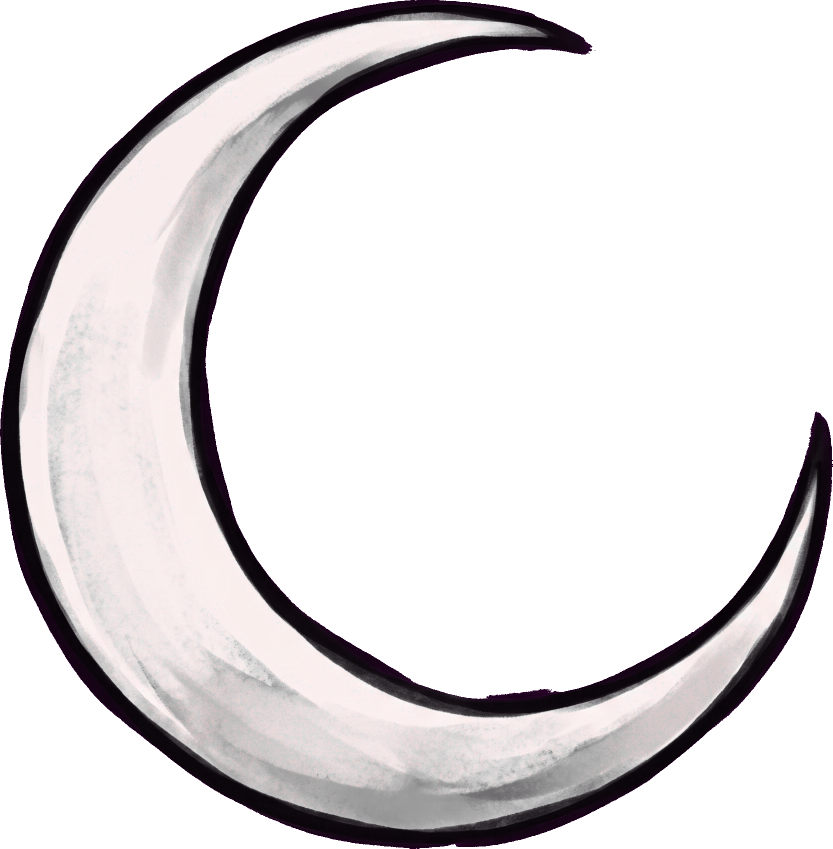
#> input picture projects/ashes-to-stars/art/out_p23_fx/fx_slash.png, 1665 x 1697 px (shown at 1/2 size)
$ python optimize_fx_slash.py
#> lines starting #> are read from the running program, lines starting #| are printed output that depends on the picture; after the words box and inside, x2 and y2 are one past the last pixel; in counts of white or black regions, pixels touching at a corner belong together
### projects/ashes-to-stars/art/knock_bg.py
"""스프라이트 배경 제거 — 마젠타가 없어도 작동한다.

왜 생겼나(2026-08-18 실측, 클로드): spec_p22 첫 6장은 칸 안이 흰색·회색·남색이고
마젠타는 칸 사이 줄뿐이거나 아예 없었다. `chroma_key`는 #FF00FF만 지운다.
흰 배경을 '흰 픽셀 전부'로 지우면 할로우 가면(뼈색 흰색)이 같이 판다.

규칙:
  1. 마젠타(#FF00FF 근처)는 거리로 지운다(기존 크로마 + 디스필).
  2. 남은 불투명이 가장자리에 닿아 있고 그 색이 배경처럼 보이면, **가장자리에서만**
     같은 색을 따라 지운다. 검은 외곽선이 가면을 지킨다.
  3. 작은 덩어리(WALK L 같은 라벨)는 버린다.
  4. 너무 많이 지워지면 되돌린다 — 어두운 FX를 통째로 삼키지 않기 위해.
"""
from __future__ import annotations

from collections import deque

import numpy as np
from PIL import Image

CHROMA = np.array([255, 0, 255], dtype=np.int16)
CHROMA_TOL = 120
FLOOD_TOL = 32
LIGHT_L = 140          # 흰·밝은 회색 배경
MIN_KEEP_FRAC = 0.12   # 원래 불투명의 이 비율 아래로 내려가면 플러드 취소
SMALL_FRAC = 0.08      # 제일 큰 덩어리 대비 이보다 작으면 라벨


def _despill(rgb: np.ndarray, keep: np.ndarray) -> np.ndarray:
    r, g, b = rgb[..., 0], rgb[..., 1], rgb[..., 2]
    spill = np.minimum(r, b) - g
    hit = keep & (spill > 0)
    cap = g + np.maximum(0, (spill * 0.25).astype(np.int16))
    out = rgb.copy()
    out[..., 0] = np.where(hit, np.minimum(r, cap), r)
    out[..., 2] = np.where(hit, np.minimum(b, cap), b)
    return np.clip(out, 0, 255).astype(np.uint8)


def _chroma_mask(rgb: np.ndarray, tol: int = CHROMA_TOL) -> np.ndarray:
    d2 = ((rgb.astype(np.int32) - CHROMA.astype(np.int32)) ** 2).sum(axis=2)
    near = d2 < (tol * tol)
    # 힉스가 내는 '마젠타'는 #FF00FF가 아니라 분홍(184,63,145)인 경우가 많다.
    r = rgb[..., 0].astype(np.int16)
    g = rgb[..., 1].astype(np.int16)
    b = rgb[..., 2].astype(np.int16)
    pink = (r > 150) & (b > 120) & (g < np.minimum(r, b) - 25)
    return near | pink


# [31 lines left out: functions _checker_mask, _harsh_checker_mask, not called in this run]


def _corner_is_checker(rgb: np.ndarray) -> bool:
    h, w = rgb.shape[:2]
    p = min(14, h // 5 or 1, w // 5 or 1)
    boxes = ((0, 0, p, p), (0, w - p, p, w), (h - p, 0, h, p), (h - p, w - p, h, w))
    r = rgb[..., 0].astype(np.int16)
    g = rgb[..., 1].astype(np.int16)
    b = rgb[..., 2].astype(np.int16)
    gray = (np.abs(r - g) < 28) & (np.abs(g - b) < 28)
    L = (0.299 * r + 0.587 * g + 0.114 * b)
    for y0, x0, y1, x1 in boxes:
        sl = gray[y0:y1, x0:x1]
        if sl.size == 0:
            continue
        ll = L[y0:y1, x0:x1]
        light = float((sl & (ll > 160)).mean())
        dark = float((sl & (ll < 110)).mean())
        if light > 0.18 and dark > 0.18:
            return True
    return False


# [9 lines left out: function _center_has_mask, not called in this run]


def _corner_ref(rgb: np.ndarray, opaque: np.ndarray, patch: int = 8):
    """네 모서리의 불투명 픽셀 중앙값 = 배경색. 캐릭터가 중앙에 있으면 모서리는 배경이다."""
    h, w = opaque.shape
    p = min(patch, h // 4 or 1, w // 4 or 1)
    boxes = ((0, 0, p, p), (0, w - p, p, w), (h - p, 0, h, p), (h - p, w - p, h, w))
    chunks = []
    for y0, x0, y1, x1 in boxes:
        sl = opaque[y0:y1, x0:x1]
        if sl.any():
            chunks.append(rgb[y0:y1, x0:x1][sl].astype(np.int16))
    if not chunks:
        return None
    return np.median(np.concatenate(chunks, axis=0), axis=0)


# [31 lines left out: function _flood_to_ref, not called in this run]


def _labels(mask: np.ndarray) -> tuple[np.ndarray, int]:
    h, w = mask.shape
    lab = np.zeros((h, w), dtype=np.int32)
    n = 0
    ys, xs = np.where(mask)
    for y, x in zip(ys.tolist(), xs.tolist()):
        if lab[y, x]:
            continue
        n += 1
        q: deque[tuple[int, int]] = deque([(y, x)])
        lab[y, x] = n
        while q:
            cy, cx = q.popleft()
            for ny, nx in ((cy - 1, cx), (cy + 1, cx), (cy, cx - 1), (cy, cx + 1)):
                if 0 <= ny < h and 0 <= nx < w and mask[ny, nx] and lab[ny, nx] == 0:
                    lab[ny, nx] = n
                    q.append((ny, nx))
    return lab, n


def _drop_small(keep: np.ndarray) -> np.ndarray:
    lab, n = _labels(keep)
    if n <= 1:
        return keep
    counts = np.bincount(lab.ravel())
    counts[0] = 0
    biggest = int(counts.max())
    if biggest <= 0:
        return keep
    good = np.zeros(n + 1, dtype=bool)
    for i in range(1, n + 1):
        if counts[i] >= biggest * SMALL_FRAC:
            good[i] = True
    return good[lab]


def apply(img: Image.Image, crop: bool = False) -> Image.Image:
    """RGBA로 배경을 뺀다. crop=True면 내용 bbox로 자른다(단독 장)."""
    im = img.convert("RGBA")
    arr = np.asarray(im).copy()
    rgb = arr[..., :3]
    alpha = arr[..., 3]
    opaque0 = alpha > 0
    if not opaque0.any():
        return im

    mag = _chroma_mask(rgb)
    # 바둑판은 모서리가 바둑판일 때만. 가면(뼈색 큰 원)을 회색 바둑판으로 지우면 안 된다.
    chk = _checker_mask(rgb) | _harsh_checker_mask(rgb) if _corner_is_checker(rgb) else np.zeros(alpha.shape, dtype=bool)
    alpha = np.where(mag | chk, 0, alpha)
    rgb = _despill(rgb.astype(np.int16), alpha > 0)

    opaque = alpha > 0
    ref = _corner_ref(rgb, opaque)
    mag_frac = float(mag.mean())
    # 마젠타를 충분히 지웠으면 칸 안 배경은 이미 투명. 모서리에 남은 검은
    # 격자선을 따라가면 몸을 먹는다 → 플러드는 마젠타가 거의 없을 때만.
    if ref is not None and mag_frac < 0.08:
        ref_l = float(0.299 * ref[0] + 0.587 * ref[1] + 0.114 * ref[2])
        # 흰 배경은 가면(뼈색)과 가까우니 허용폭을 좁힌다. 외곽선이 막는다.
        l1_tol = 36 if ref_l >= LIGHT_L else FLOOD_TOL * 3
        bg = _flood_to_ref(rgb, opaque, ref, l1_tol)
        kept = opaque & ~bg
        if kept.any() and kept.mean() >= MIN_KEEP_FRAC * max(float(opaque0.mean()), 1e-6):
            alpha = np.where(bg, 0, alpha)

    keep = alpha > 0
    if keep.any():
        # 마젠타를 이미 지운 칸에서 종이 카드 휴리스틱을 돌리면
        # 어두운 몹 몸이 가장자리에 닿아 통째로 뚫린다(오너 22:03).
        if mag_frac < 0.15:
            keep = _drop_paper_blobs(rgb, keep)
        keep = _drop_small(keep)
        alpha = np.where(keep, alpha, 0)

    out = np.dstack([rgb, alpha.astype(np.uint8)])
    im = Image.fromarray(out, "RGBA")
    if crop:
        ys, xs = np.where(alpha > 0)
        if len(xs):
            im = im.crop((int(xs.min()), int(ys.min()), int(xs.max()) + 1, int(ys.max()) + 1))
    return im


# [73 lines left out: functions _drop_paper_blobs, strip_gray_checker, leftover_white_pct, apply_path, not called in this run]

### projects/ashes-to-stars/art/optimize_fx_slash.py
#!/usr/bin/env python3
"""기존 P23 fx_slash를 투명 512px 런타임 심볼로 최적화한다.

새 그림을 다시 생성하지 않는다. 육안으로 베기 역할을 확인한 P23 원본의 배경과
가장자리 잔여 알파를 정리한 뒤, FxPool의 회전·확대에도 잘리지 않게 여백을 둔다.
"""
from pathlib import Path

from PIL import Image

import knock_bg


HERE = Path(__file__).resolve().parent
SOURCE = HERE / "out_p23_fx" / "fx_slash.png"
TARGET = HERE.parent / "unity" / "Assets" / "Resources" / "fx" / "fx_slash.png"
SIZE = 512
CONTENT_SIZE = 480


def build() -> Image.Image:
    image = knock_bg.apply(Image.open(SOURCE), crop=True)
    image.thumbnail((CONTENT_SIZE, CONTENT_SIZE), Image.Resampling.LANCZOS)
    canvas = Image.new("RGBA", (SIZE, SIZE), (0, 0, 0, 0))
    canvas.alpha_composite(image, ((SIZE - image.width) // 2, (SIZE - image.height) // 2))

    # 완전 투명 픽셀의 숨은 RGB를 비워 회전·텍스처 압축 때 검은 테두리가 번지지 않게 한다.
    pixels = canvas.load()
    for y in range(SIZE):
        for x in range(SIZE):
            if pixels[x, y][3] == 0:
                pixels[x, y] = (0, 0, 0, 0)
    return canvas


def main() -> None:
    image = build()
#> in apply, im is the input picture: PIL image 1665x1697 RGBA; mean R, G, B, A 224.4, 55.2, 220.4, 87
#> in apply, `rgb = arr[..., :3]`:
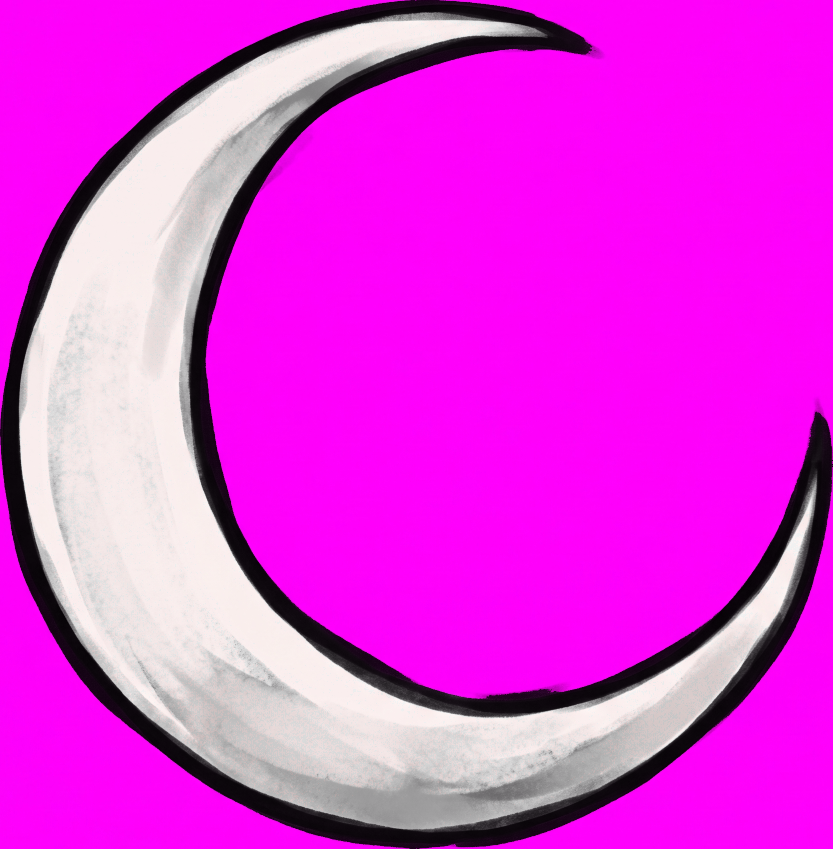
#> rgb: shape (1697, 1665, 3) (shown at 1/2 size); mean R, G, B 224.4, 55.2, 220.4
#> in apply, `alpha = arr[..., 3]`:
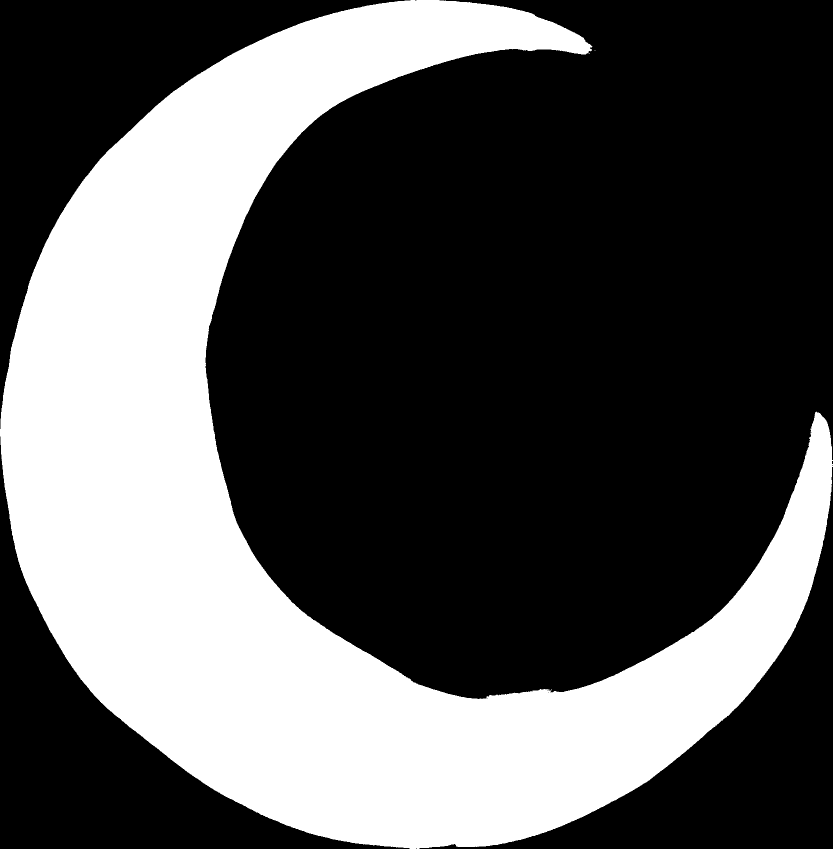
#> alpha: shape (1697, 1665) (shown at 1/2 size); 34.1% white; 3 white regions (2 under 20 px), largest, box (x1, y1, x2, y2) and area: (0, 0, 1665, 1697) 964326
#> in _chroma_mask, `d2 = ((rgb.astype(np.int32) - CHROMA.astype(np.int32)) ** 2).sum(axis=2)`:
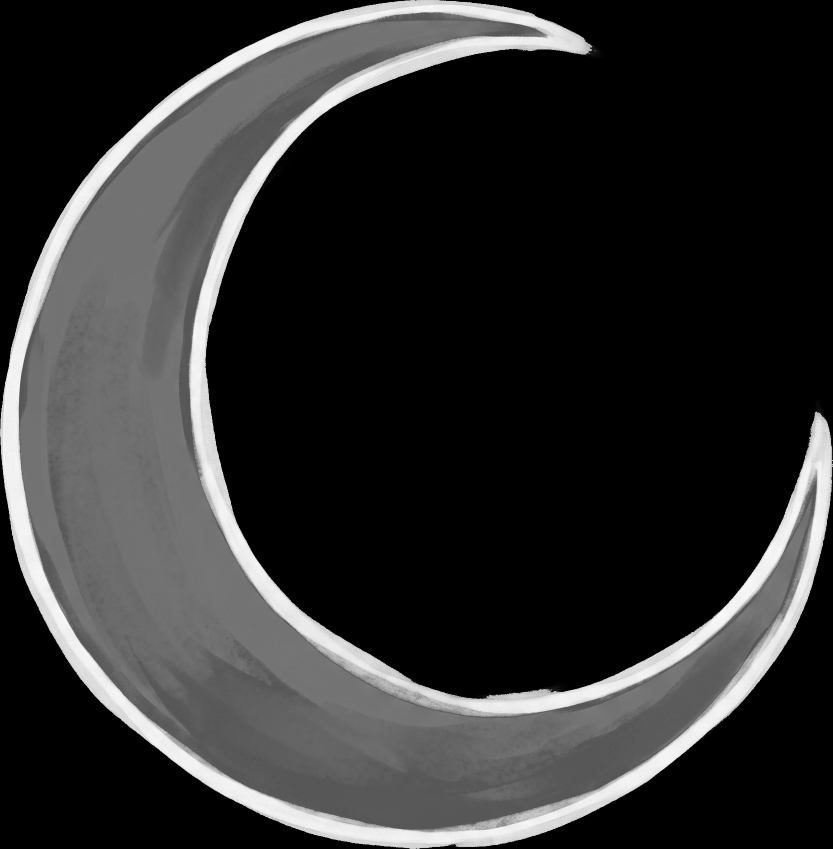
#> d2: shape (1697, 1665) int64 (shown at 1/2 size); min 0, max 126003, mean 23171.6; drawn with min black and max white
#> in _corner_is_checker, `gray = (np.abs(r - g) < 28) & (np.abs(g - b) < 28)`: gray: shape (1697, 1665) bool; 33.8% white; 3 white regions (2 under 20 px), largest, box (x1, y1, x2, y2) and area: (1, 1, 1663, 1696) 953622
#> in _corner_is_checker, `L = (0.299 * r + 0.587 * g + 0.114 * b)`:
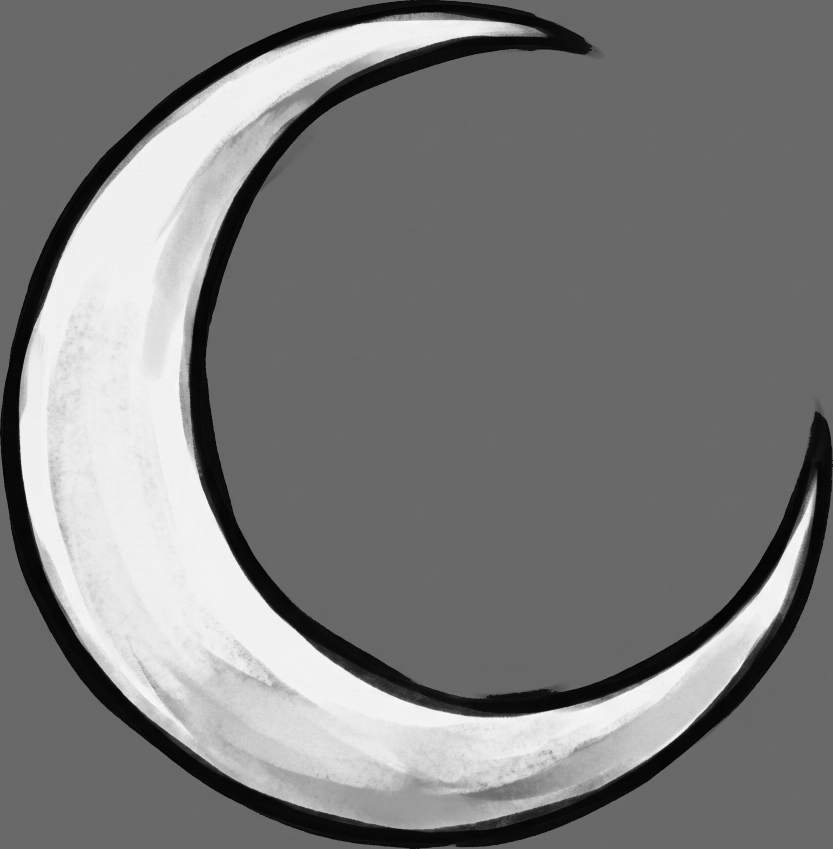
#> L: shape (1697, 1665) float64 (shown at 1/2 size); min 2.06, max 249.2, mean 124.6
#> in apply, `chk = _checker_mask(rgb) | _harsh_checker_mask(rgb) if _corner_is_chec..`: chk: shape (1697, 1665) bool; every value is 0
#> in _despill, `hit = keep & (spill > 0)`: hit: shape (1697, 1665) bool; 12.7% white; 1795 white regions (1685 under 20 px), largest, box (x1, y1, x2, y2) and area: (0, 0, 1665, 1697) 344378, (98, 914, 122, 1027) 1062, (533, 1343, 578, 1386) 588
#> in _despill, `cap = g + np.maximum(0, (spill * 0.25).astype(np.int16))`:
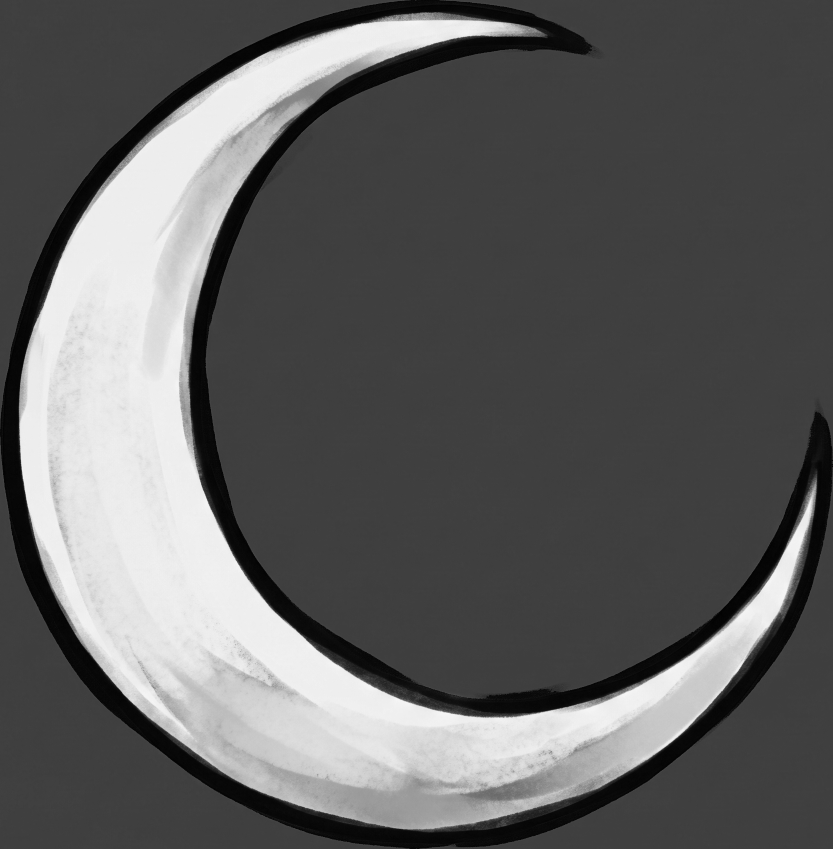
#> cap: shape (1697, 1665) int16 (shown at 1/2 size); min 1, max 247, mean 96.2
#> after the loop in _corner_ref, `for y0, x0, y1, x1 in boxes:`: chunks = []
#> in apply, `mag_frac = float(mag.mean())`: mag_frac = 0.659
#> the loop in _labels, `for y, x in zip(ys.tolist(), xs.tolist()):` made 964329 passes
#> (y, x) on passes 2 to 4: (0, 822), (0, 823), (0, 824)
#> after the loop in _labels, `for y, x in zip(ys.tolist(), xs.tolist()):`:
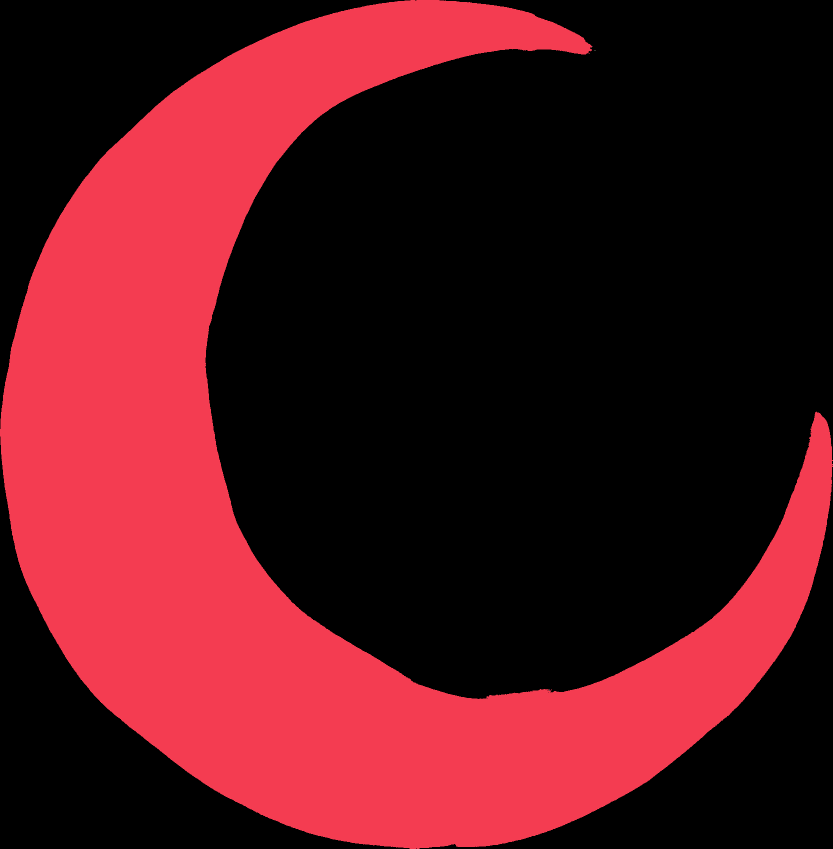
#> lab: shape (1697, 1665) int32 (shown at 1/2 size); 5 distinct labels, from 0 to 4; one colour per label, 0 black
#> after the loop in _labels, `for y, x in zip(ys.tolist(), xs.tolist()):`: n = 4
#> in _drop_small, `counts = np.bincount(lab.ravel())`: counts = [1861176, 964324, 1, 2, 2]
#> in _drop_small, `biggest = int(counts.max())`: biggest = 964324
#> after the loop in _drop_small, `for i in range(1, n + 1):`: good = [False, True, False, False, False]
#> in _drop_small, `return good[lab]`: returned value: shape (1697, 1665) bool; 34.1% white; 1 white region, box (x1, y1, x2, y2) and area: (0, 0, 1665, 1697) 964324
#> in build, `canvas = Image.new("RGBA", (SIZE, SIZE), (0, 0, 0, 0))`: canvas: PIL image 512x512 RGBA; every value is 0
    TARGET.parent.mkdir(parents=True, exist_ok=True)
    image.save(TARGET, optimize=True)
    alpha = image.getchannel("A")
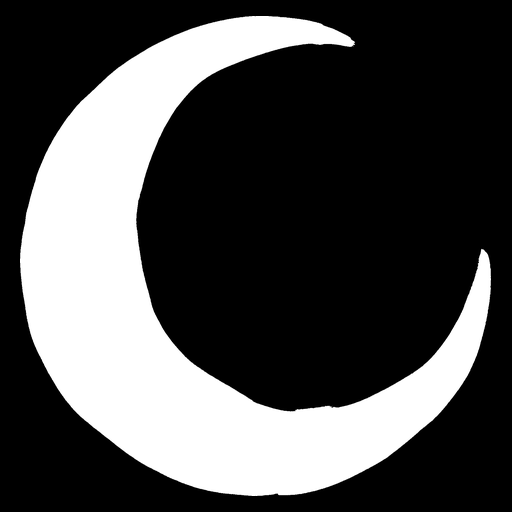
#> alpha: PIL image 512x512 L; min 0, max 255, mean 75.1
    histogram = alpha.histogram()
#> histogram = 256 values, max 181836 at index 0, min 1 at index 89, mean 1024
    clear = sum(histogram[:16])
#> clear = 183969
    solid = sum(histogram[241:])
#> solid = 76117
    print(f"→ {TARGET.name} {SIZE}×{SIZE} clear={clear} solid={solid}")
#| → fx_slash.png 512×512 clear=183969 solid=76117


if __name__ == "__main__":
    main()
